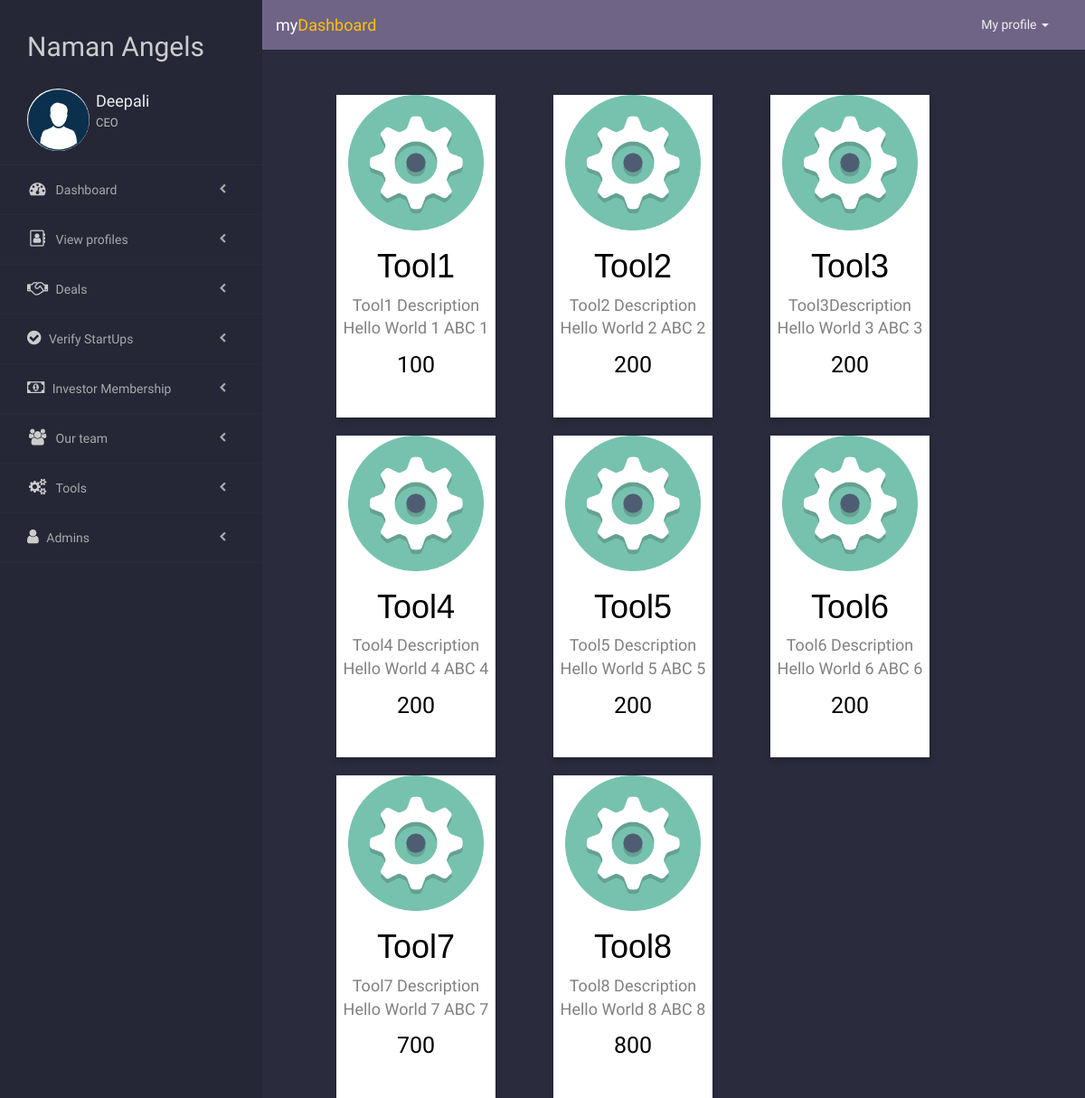
The page /admin/admin_tools.php (signed in) on the database its author committed.
### tables this page shows
CREATE TABLE `tools` (
  `ID` int(50) NOT NULL,
  `Name` varchar(200) NOT NULL,
  `Image` varchar(200) NOT NULL DEFAULT 'uploads/tools/tool.png',
  `Cost` varchar(200) NOT NULL,
  `Description` varchar(200) NOT NULL
);

### admin/admin_tools.php (the view, shortened to what this page needs)
<?php require('../server.php');
?>
<html>
<?php require "sidebar.php" ?>
<head>
</head>
<body>
    <div class="container1">
        <?php
        $qu = "SELECT * FROM tools;";
        $results = mysqli_query($db, $qu);
        while($row = mysqli_fetch_assoc($results)){
            echo '<div class="card">';
                echo '<img src="../'.$row['Image'].'" alt="John">';
                echo '<h1>'.$row['Name'].'</h1>';
                echo '<p class="title">'.$row['Description'].'</p>';
                echo '<p class="price">'.$row['Cost'].'</p>';
            echo '</div>';
        }
        ?>
        <br><br>
    </div>
</body>

### admin/sidebar.php (shortened to what this page needs)
<?php
  $id = $_SESSION['adminID'];
	$qu = "SELECT * FROM admin WHERE adminID = '$id'";
	$results = mysqli_query($db, $qu);
	$row = mysqli_fetch_assoc($results);
	$AdminName = $row['AdminName'];
  $AdminDesgn = $row['AdminDesgn'];
  $ProfilePic = $row['ProfilePic'];
?>
<html lang="en">
  <head>
    <link rel="stylesheet" href="https://maxcdn.bootstrapcdn.com/bootstrap/3.3.7/css/bootstrap.min.css">
    <link rel="stylesheet" href="https://maxcdn.bootstrapcdn.com/font-awesome/4.7.0/css/font-awesome.min.css">
    <link rel="stylesheet" href="css/sidebar.css">
  </head>
  <body>
    <aside class="side-nav" id="show-side-navigation1">
      <div class="heading">
        <h2>Naman Angels</h2><br>
        <?= "<img src='../".$ProfilePic."' style='border-radius:50%;'/>";?>
        <div class="info">
          <h3><a href="profile.php"><?php echo $AdminName;?></a></h3>
          <p><?php echo $AdminDesgn; ?></p>
        </div>
      </div>
      <ul class="categories">
      <li><i class="fa fa-dashboard fa-fw"></i><a href="dashboard.php">&nbsp;Dashboard</span></a>
        </li>
        <li><i class="fa fa-address-book-o fa-fw"></i><a href="#">&nbsp;View profiles</a>
        </li>
        <li><i class="fa fa-handshake-o fa-fw"></i><a href="transaction.php">&nbsp;Deals </a></li>
        <li><i class="fa fa-check-circle"></i><a href="verify.php">&nbsp;Verify StartUps</a></li>
        <li><i class="fa fa-money"></i><a href="#">&nbsp;Investor Membership</a>
        </li>
        <li><i class="fa fa-users fa-fw"></i><a href="#">&nbsp;Our team</a>
        </li>
        <li><i class="fa fa-cogs fa-fw"></i><a href="#">&nbsp;Tools</a>
        </li>
        <li><i class="fa fa-user" aria-hidden="true"></i><a href="add_admin.php">&nbsp;Admins</a></li>
    </aside>
    <section id="contents">
      <nav class="navbar navbar-default">
        <div class="container-fluid">
          <div class="navbar-header">
            <a class="navbar-brand" href="#">my<span class="main-color">Dashboard</span></a>
          </div>
          <div class="collapse navbar-collapse navbar-right" id="bs-example-navbar-collapse-1">
            <ul class="nav navbar-nav">
              <li class="dropdown">
                <a href="#" class="dropdown-toggle" data-toggle="dropdown" role="button" aria-haspopup="true" aria-expanded="false">My profile <span class="caret"></span></a>
              </li>
            </ul>
          </div>
        </div>
      </nav>
      </section>
    </body>
</html>

### admin/css/sidebar.css (style rules this page uses)
* { padding: 0; margin: 0; box-sizing: border-box; font-family: 'Droid Sans', sans-serif; outline: none; }
body { background-color: #2a2b3d; }
#contents { position: relative; transition: .3s; margin-left: 290px; background-color:#5c98f2; }
.side-nav { float: left; height: 100%; width: 290px; background-color: #252636; color: #CCC; -webkit-transform: translateX(0); transform: translateX(0); transition: .3s; position: fixed; top: 0; left: 0; overflow: auto; z-index: 9999999 }
.side-nav .heading { background-color: #252636; padding: 15px 15px 15px 30px; overflow: hidden; border-bottom: 1px solid #2a2b3c }
.side-nav .heading > img { border-radius: 50%; float: left; width: 28%; }
.side-nav .info { float: left; width: 69%; margin-left: 3%; }
.side-nav .heading .info > h3 { margin: 0 0 5px }
.side-nav .heading .info > h3 > a { color: #EEE; font-weight: 100; margin-top: 4px; display: block; text-decoration: none; font-size: 18px; }
.side-nav .heading .info > p { color: #BBB; font-size: 13px; }
.side-nav .categories > li { padding: 17px 40px 17px 30px; overflow: hidden; border-bottom: 1px solid rgba(255, 255, 255, 0.02); cursor: pointer; }
.side-nav .categories > li > a { color: #AAA; text-decoration: none; }
.side-nav .categories > li > i { font-size: 18px; margin-right: 5px }
.side-nav .categories > li > a:after { content: "\f053"; font-family: fontAwesome; font-size: 11px; line-height: 1.8; float: right; color: #AAA; transition: all .8s ease-in-out; }
.main-color { color: #ffc107; }
.navbar-default { background-color: #6f6486 !important; border: none !important; border-radius: 0 !important; margin: 0 !important }
.navbar-default .navbar-nav>li>a { color: #EEE !important; line-height: 55px !important; padding: 0 10px !important; }
.navbar-default .navbar-brand { color:#FFF !important }
.navbar-default .navbar-brand { line-height: 55px !important; padding: 0 !important }
.navbar>.container .navbar-brand, .navbar>.container-fluid .navbar-brand { margin: 0 !important }
.navbar-default .navbar-nav>li>a { float: left !important; }

### admin/sidebar.php (style rules this page uses)
* { padding: 0; margin: 0; box-sizing: border-box; font-family: 'Droid Sans', sans-serif; outline: none; }
body { background-color: #2a2b3d; }
#contents { position: relative; transition: .3s; margin-left: 290px; background-color:#5c98f2; }
.side-nav { float: left; height: 100%; width: 290px; background-color: #252636; color: #CCC; -webkit-transform: translateX(0); transform: translateX(0); transition: .3s; position: fixed; top: 0; left: 0; overflow: auto; z-index: 9999999 }
.side-nav .heading { background-color: #252636; padding: 15px 15px 15px 30px; overflow: hidden; border-bottom: 1px solid #2a2b3c }
.side-nav .heading > img { border-radius: 50%; float: left; width: 28%; }
.side-nav .info { float: left; width: 69%; margin-left: 3%; }
.side-nav .heading .info > h3 { margin: 0 0 5px }
.side-nav .heading .info > h3 > a { color: #EEE; font-weight: 100; margin-top: 4px; display: block; text-decoration: none; font-size: 18px; }
.side-nav .heading .info > p { color: #BBB; font-size: 13px; }
.side-nav .categories > li { padding: 17px 40px 17px 30px; overflow: hidden; border-bottom: 1px solid rgba(255, 255, 255, 0.02); cursor: pointer; }
.side-nav .categories > li > a { color: #AAA; text-decoration: none; }
.side-nav .categories > li > i { font-size: 18px; margin-right: 5px }
.side-nav .categories > li > a:after { content: "\f053"; font-family: fontAwesome; font-size: 11px; line-height: 1.8; float: right; color: #AAA; transition: all .8s ease-in-out; }
.main-color { color: #ffc107; }
.navbar-default { background-color: #6f6486 !important; border: none !important; border-radius: 0 !important; margin: 0 !important }
.navbar-default .navbar-nav>li>a { color: #EEE !important; line-height: 55px !important; padding: 0 10px !important; }
.navbar-default .navbar-brand { color:#FFF !important }
.navbar-default .navbar-brand { line-height: 55px !important; padding: 0 !important }
.navbar>.container .navbar-brand, .navbar>.container-fluid .navbar-brand { margin: 0 !important }
.navbar-default .navbar-nav>li>a { float: left !important; }

### rows shown on the page
tools: Image (picture), Name "Tool1", Description "Tool1 Description Hello World 1 ABC 1", Cost "100"
tools: Image (picture), Name "Tool2", Description "Tool2 Description Hello World 2 ABC 2", Cost "200"
tools: Image (picture), Name "Tool3", Description "Tool3Description Hello World 3 ABC 3", Cost "200"
tools: Image (picture), Name "Tool4", Description "Tool4 Description Hello World 4 ABC 4", Cost "200"
tools: Image (picture), Name "Tool5", Description "Tool5 Description Hello World 5 ABC 5", Cost "200"
tools: Image (picture), Name "Tool6", Description "Tool6 Description Hello World 6 ABC 6", Cost "200"
tools: Image (picture), Name "Tool7", Description "Tool7 Description Hello World 7 ABC 7", Cost "700"
tools: Image (picture), Name "Tool8", Description "Tool8 Description Hello World 8 ABC 8", Cost "800"

### other values the page prints
$AdminName "Deepali"
$AdminDesgn "CEO"
